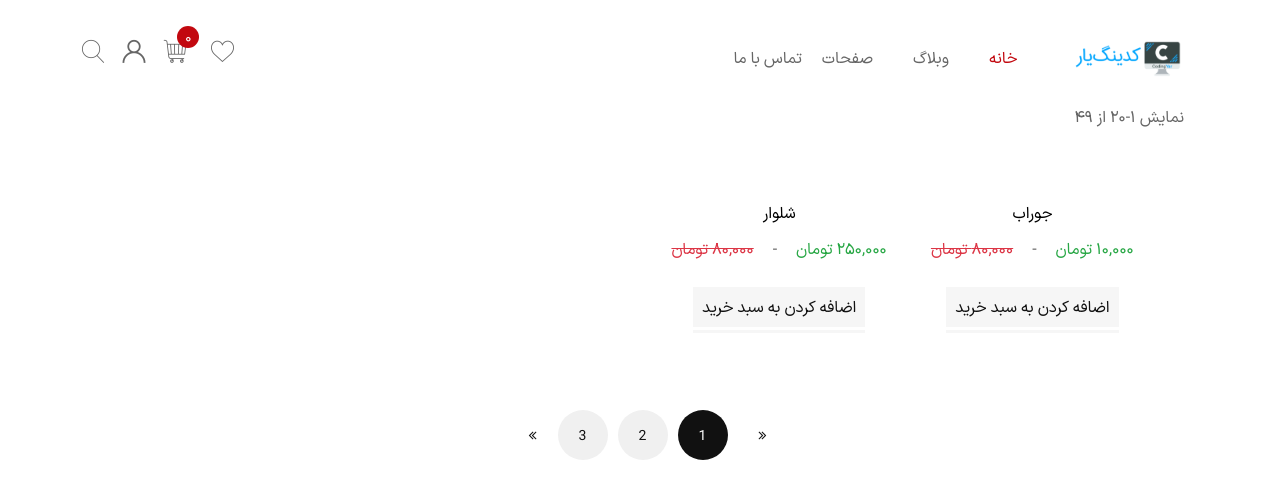
The app's page /products/, older data.
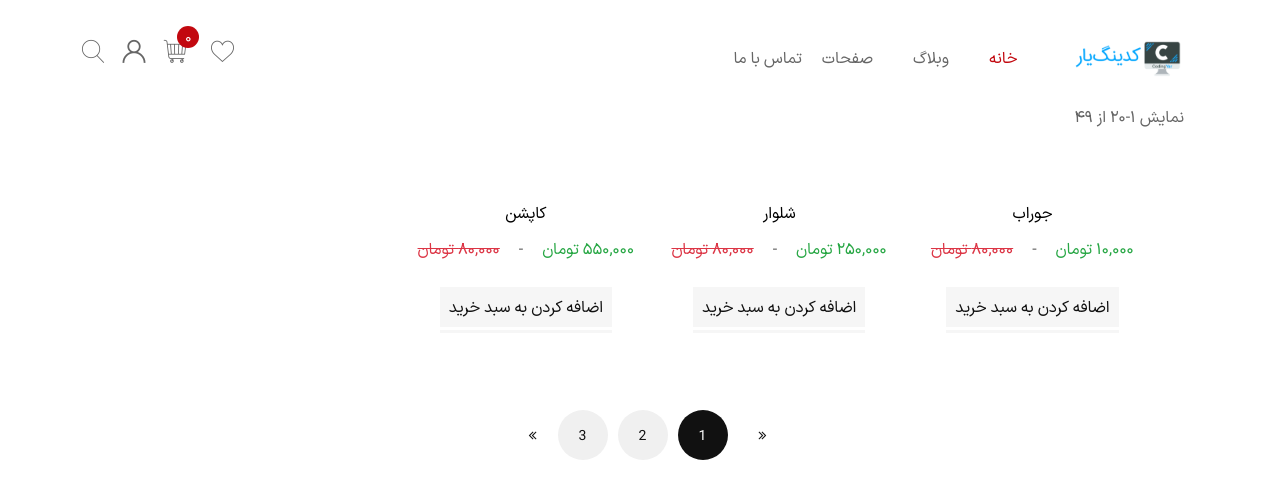
The same page, newer data.
### products/models.py (models this page shows, shortened)
class Product(models.Model):
    title = models.CharField(max_length=100, verbose_name=_('name'))
    description = RichTextField()
    price = models.PositiveIntegerField(default=0)
    active = models.BooleanField(default=True)
    image = models.ImageField(verbose_name=_('Product image'), upload_to='product/product_cover/', blank=True)
    datetime_created = models.DateTimeField(default=timezone.now())
    datetime_modified = models.DateTimeField(auto_now=True)
    def get_absolute_url(self):
        return reverse('product_detail', args=[self.id])

### products/views.py (the view)
# urls.py: path('', views.ProductListView.as_view(), name='product_list'),
class ProductListView(generic.ListView):
    model = Product
    queryset = Product.objects.filter(active=True)
    template_name = 'products/product_list.html'
    context_object_name = 'products'

### cart/cart.py (called while the page is built)
    def __len__(self):
        return sum(item['quantity'] for item in self.cart.values())

    def get_total_price(self):
        product_id = self.cart.keys()
        return sum(item['quantity'] * item['product_obj'].price for item in self.cart.values())

### cart/context_processors.py (called while the page is built)
def cart(request):
    return {'cart': Cart(request)}

### persian_translate/templatetags/persian_translation_tags.py (called while the page is built)
@register.filter
def translate_number(value):
    value = str(value)
    english_to_persian_number = value.maketrans('0123456789', '۰۱۲۳۴۵۶۷۸۹')
    return value.translate(english_to_persian_number)

### products/templates/products/product_list.html (shortened to what this page needs)
{% extends '_base.html' %}
{% load persian_translation_tags %}
{% load humanize %}
{% block content %}
<div  class="main-content-wrapper container-fluid">
    <div class="shop-page-wrapper shop-fullwidth">
        <div class="container">
            <div class="row mb--50">
                <div class="col-12">
                    <div class="shop-toolbar">
                        <div class="container row align-items-center">
                            <div class="col-lg-12 mb-md--50 mb-xs--10">
                                <div class="shop-toolbar__left d-flex align-items-sm-center align-items-start flex-sm-row flex-column">
                                    <p class="product-pages">نمایش ۱-۲۰ از ۴۹</p>
                                </div>
                            </div>
                        </div>
                    </div>
                </div>
            </div>
        </div>
        <div class="container-fluid shop-products">
            <div class="row">
                <div class="col-12">
                    <div class="tab-content" id="product-tab-content">
                        <div class="tab-pane fade show active" id="nav-all">
                            <div class="row xxl-block-grid-6 grid-space-20">
                                {% for product in products %}
                                <div class="col-xl-3 col-md-4 col-sm-6 mb--50">
                                    <div class="ShoppingYar-product">
                                        <div class="product-inner">
                                            <div class="product-info">
                                                <h3 class="product-title h6 mb--15">
                                                    <a href="{{ product.get_absolute_url }}">{{ product.title }}</a>
                                                </h3>
                                                <div class="product-price-wrapper mb--30">
                                                    <span class="money text-success">{{ product.price|intcomma:False|translate_number }} تومان</span>
                                                    <span class="money-separator">-</span>
                                                    <span class="old-price text-danger">
                                                        <span class="money text-danger">۸۰,۰۰۰ تومان</span>
                                                    </span>
                                                </div>
                                                <a href="cart.html" class="btn btn-small btn-bg-sand btn-color-dark px-3">اضافه کردن به سبد خرید</a>
                                            </div>
                                        </div>
                                    </div>
                                </div>
                                {% endfor %}
                            </div>
                        </div>
                    </div>
                    <nav class="pagination-wrap mt--35 mt-md--25 pb-5">
                        <ul class="pagination">
                            <li><a href="#" class="next page-number"><i class="fa fa-angle-double-right"></i></a></li>
                            <li><span class="current page-number">1</span></li>
                            <li><a href="#" class="page-number">2</a></li>
                            <li><a href="#" class="page-number">3</a></li>
                            <li><a href="#" class="prev page-number"><i class="fa fa-angle-double-left"></i></a></li>
                        </ul>
                    </nav>
                </div>
            </div>
        </div>
    </div>
</div>
{% endblock content %}

Row changes from the older to the newer data that the page shows:
now on this page (row edited): Product: title "کاپشن", price|translate_number "۵۵۰,۰۰۰"
